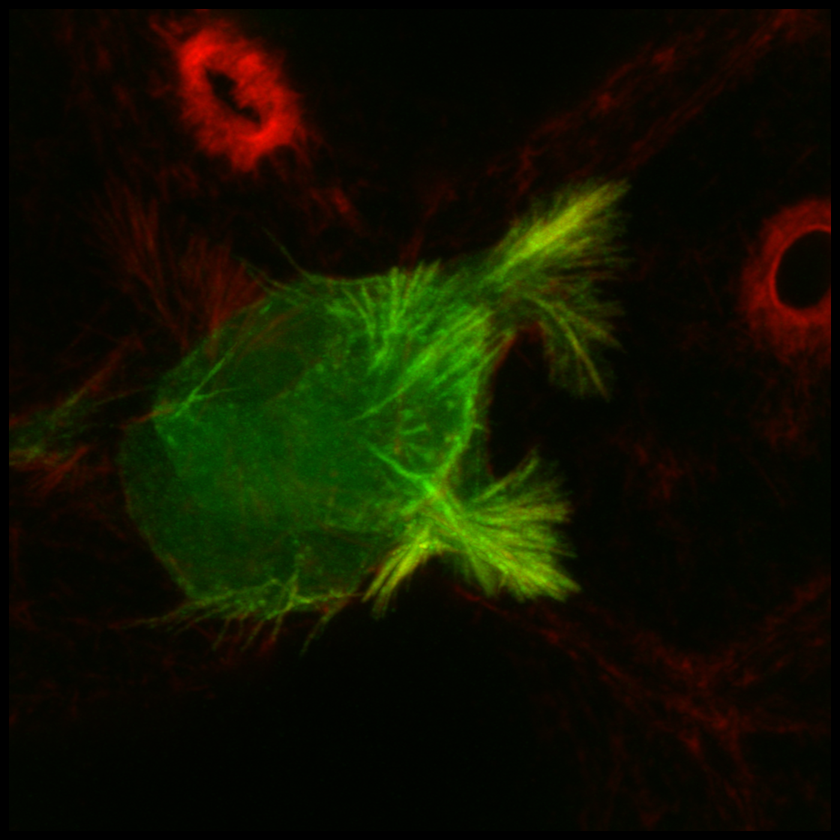
#> input picture cell.tif, 840 x 840 px, shrunk from 1120 x 1120 before the run
$ python cell_migration.py   (Python 2 division)   (older library calls are emulated)
#> lines starting #> are read from the running program, lines starting #| are printed output that depends on the picture; after the words box and inside, x2 and y2 are one past the last pixel; in counts of white or black regions, pixels touching at a corner belong together
import math
import os
import matplotlib.pyplot as plt
import numpy as np
from skimage import data, io
from skimage.feature import canny
from skimage.measure import label, regionprops
from skimage.transform import (hough_line, hough_line_peaks, probabilistic_hough_line)
from skimage.util import img_as_bool

image = img_as_bool(io.imread("cell.tif", as_grey=True)+0.15)
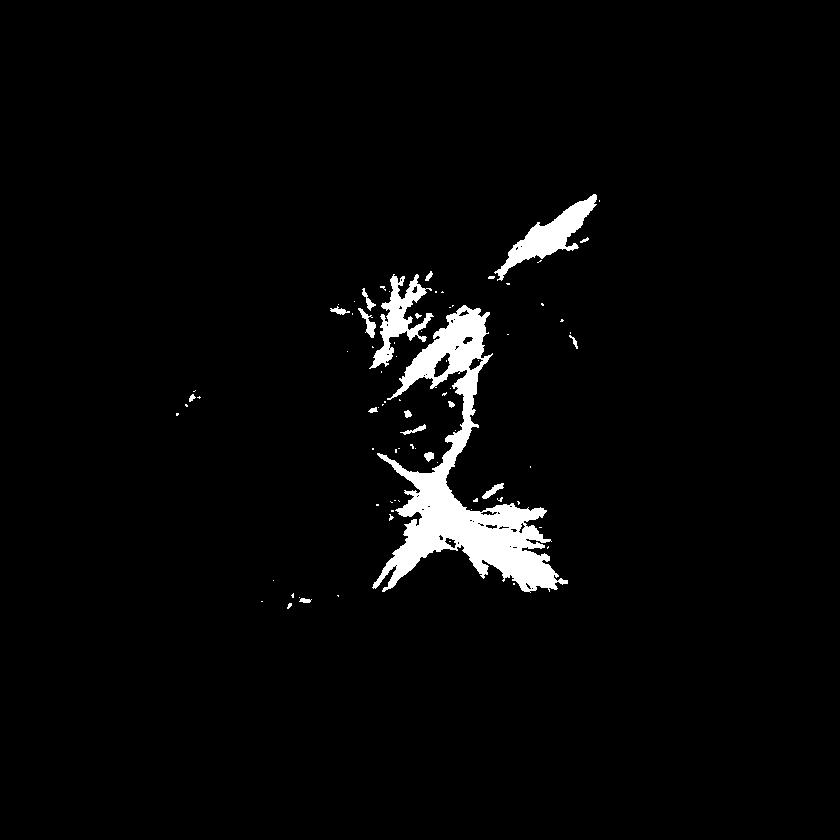
#> image: shape (840, 840) bool; 3% white; 81 white regions (63 under 20 px), largest, box (x1, y1, x2, y2) and area: (372, 305, 568, 593) 15513, (494, 194, 597, 281) 2514, (369, 274, 434, 369) 2024

edges = canny(image)
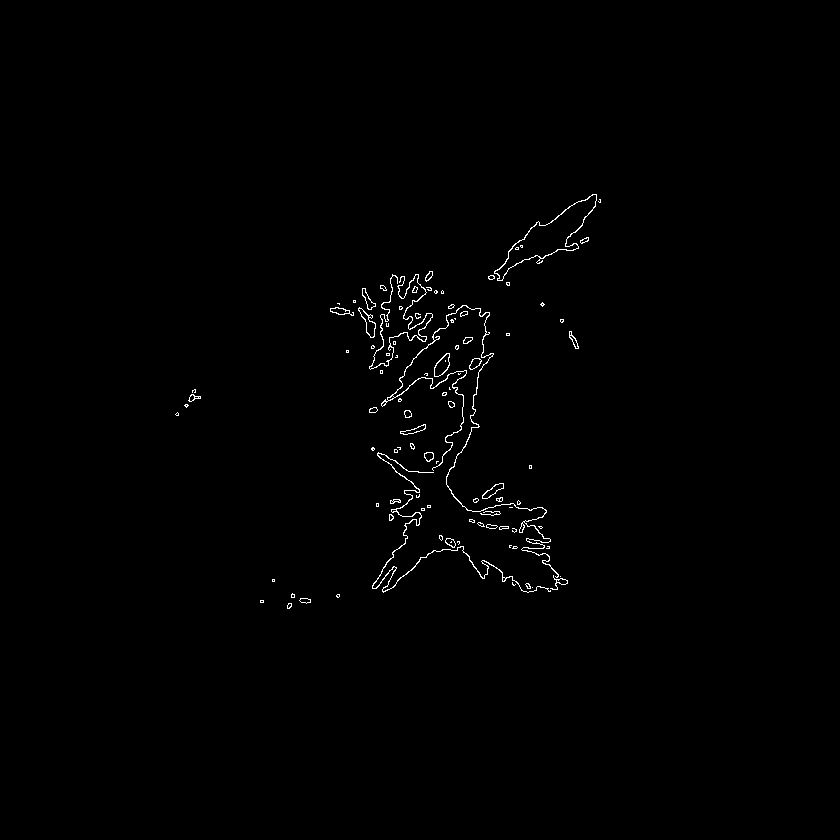
#> edges: shape (840, 840) bool; 0.65% white in thin lines or dots, all inside (x1, y1, x2, y2) = (175, 194, 601, 609)

label_img = label(edges)
#> label_img: shape (840, 840) int32; 100 distinct labels, from 0 to 99
regions = regionprops(label_img)
#> regions = 99 regions; largest, box (x1, y1, x2, y2) and area: (381, 305, 559, 578) 1176, (372, 452, 551, 593) 763, (369, 274, 433, 370) 557, (494, 194, 597, 281) 400, (358, 307, 376, 338) 95

fig, ax = plt.subplots()
ax.imshow(edges, cmap=plt.cm.gray)

for props in regions:
    y0, x0 = props.centroid
    orientation = props.orientation
    x1 = x0 + math.cos(orientation) * 0.5 * props.major_axis_length
    x0 = x0 - math.cos(orientation) * 0.5 * props.major_axis_length
    y1 = y0 - math.sin(orientation) * 0.5 * props.major_axis_length
    y0 = y0 + math.sin(orientation) * 0.5 * props.major_axis_length

    # reference: http://scikit-image.org/docs/dev/api/skimage.measure.html#skimage.measure.regionprops
    print "Length: ", props.major_axis_length
    print "Orientation [-pi/2, pi/2]: ", orientation
    print "Area (pixs): ", props.area

    ax.plot((x0, x1), (y0, y1), '-r', linewidth=1.5)
#> this loop made 99 passes
#> (y0, x0, orientation, x1, y1) on passes 1 to 12: (179.5, 503.7, -0.951, 589.2, 299.3), (200.3, 597.1, -0.117, 601.8, 200.8), (234.6, 581.5, -1.11, 586.9, 245.3), (247.2, 519.8, 0.785, 522.5, 244.5), (245.9, 516, -1.28, 517.3, 250.4), (272.2, 422.6, -0.554, 434.4, 279.5), (301.9, 349, -0.307, 452.4, 334.6), (272.8, 490.2, -1.39, 491.8, 281.2), (285.2, 505.8, 0.785, 509.4, 281.6), (291.4, 379.8, 0.898, 385.8, 283.8), (287.4, 410.5, -0.456, 418.4, 291.3), (291.4, 427.5, 1.12, 430.4, 285.4)
#> (printed output is left out)

fig.tight_layout()
plt.show()
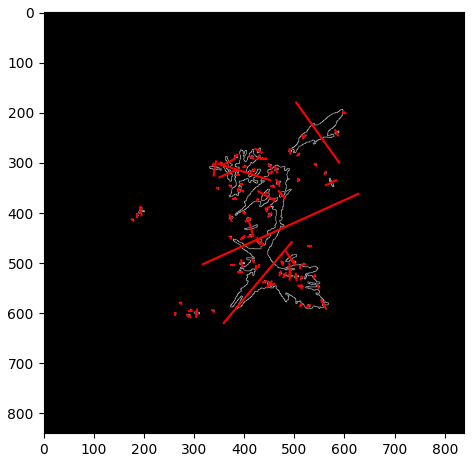
#> figure drawn by matplotlib, 1 panel
